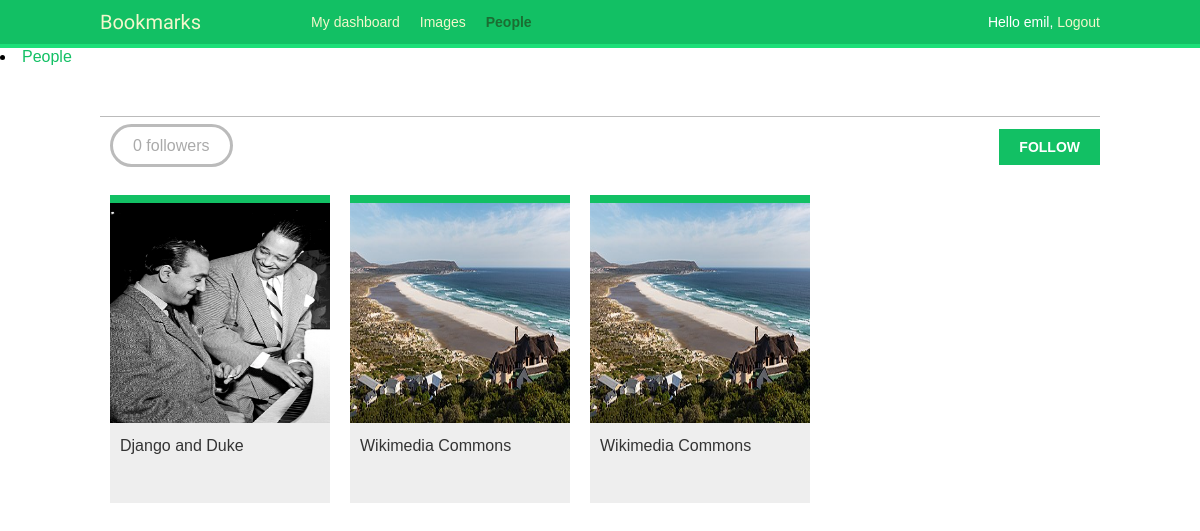
Page /account/users/emil/ (signed in) on the committed database.
### images/models.py (models this page shows, shortened)
class Image(models.Model):
    user = models.ForeignKey(settings.AUTH_USER_MODEL, related_name='images_created', on_delete=models.CASCADE)
    title = models.CharField(max_length=200)
    slug = models.SlugField(max_length=200, blank=True)
    url = models.URLField(max_length=2000)
    image = models.ImageField(upload_to='images/%Y/%m/%d/')
    total_likes = models.PositiveIntegerField(default=0)
    description = models.TextField(blank=True)
    created = models.DateField(auto_now_add=True)
    users_like = models.ManyToManyField(settings.AUTH_USER_MODEL,related_name='images_liked',blank=True)
    class Meta:
        indexes = [
            models.Index(fields=['-created']),
            models.Index(fields=['-total_likes']),
        ]
        ordering = ['-created']
    def get_absolute_url(self):
        return reverse('images:detail', args=[self.id,self.slug])

### account/views.py (the view)
# urls.py: path('users/<username>/', views.user_detail, name='user_detail'),
@login_required
def user_detail(request, username):
    user = get_object_or_404(User,
                             username=username,
                             is_active=True)
    return render(request,
                  'account/user/detail.html',
                  {'section': 'people',
                   'user': user})

### account/templates/account/user/detail.html (shortened to what this page needs)
{% extends "base.html" %}
{% load thumbnail %}
{% block content %}
  <h1>{{ user.get_full_name }}</h1>
  {% with total_followers=user.followers.count %}
    <span class="count">
      <span class="total">{{ total_followers }}</span>
      follower{{ total_followers|pluralize }}
    </span>
    <a href="#" data-id="{{ user.id }}" data-action="{% if request.user in user.followers.all %}un{% endif %}follow" class="follow button">
      {% if request.user not in user.followers.all %}
        Follow
      {% else %}
        Unfollow
      {% endif %}
    </a>
    <div id="image-list" class="image-container">
      {% include "images/image/list_images.html" with images=user.images_created.all %}
    </div>
  {% endwith %}
{% endblock %}

### account/templates/base.html (shortened to what this page needs)
{% load static %}
<!DOCTYPE html>
<html>
    <head>
        <link href="{% static "css/base.css" %}" rel="stylesheet">
    </head>
    <body>
        <div id="header">
            <span class="logo">Bookmarks</span>
            {% if request.user.is_authenticated %}
                <ul class="menu">
                    <li {% if section == "dashboard" %}class="selected"{% endif %}>
                        <a href="{% url "dashboard" %}">My dashboard</a>
                    </li>
                    <li {% if section == "images" %}class="selected"{% endif %}>
                        <a href="#">Images</a>
                    </li>
                    <li {% if section == "people" %}class="selected"{% endif %}>
                        <a href="#">People</a>
                    </li>
                </ul>
            {% endif %}
            <span class="user">
            {% if request.user.is_authenticated %}
                Hello {{ request.user.first_name|default:request.user.username }},
                <a href="{% url "logout" %}">Logout</a>
            {% else %}
                <a href="{% url "login" %}">Log-in</a>
            {% endif %}
            </span>
        </div>
        <li {% if section == "people" %}class="selected"{% endif %}>
            <a href="{% url "user_list" %}">People</a>
        </li>
        <div id="content">
            {% block content %}
            {% endblock %}
        </div>
    </body>
</html>

### images/templates/images/image/list_images.html
{% load thumbnail %}
{% for image in images %}
  <div class="image">
    <a href="{{ image.get_absolute_url }}">
      {% thumbnail image.image 300x300 crop="smart" as im %}
      <a href="{{ image.get_absolute_url }}">
        <img src="{{ im.url }}">
      </a>
    </a>
    <div class="info">
      <a href="{{ image.get_absolute_url }}" class="title">
        {{ image.title }}
      </a>
    </div>
  </div>
{% endfor %}

### account/static/css/base.css (style rules this page uses)
body { margin: 0; padding: 0; font-family: helvetica, sans-serif; }
a { color: #12c064; text-decoration: none; }
h1, h2, h3, h4, h5, h6 { font-family: 'Muli', sans-serif; font-weight: normal; }
h1 { border-bottom: 1px solid #bbb; padding: 0 0 10px 0; margin: 10px 0 20px 0; }
#header { padding: 10px 100px; font-size: 14px; background: #12c064; color: #fff; border-bottom: 4px solid #1cdf78; overflow: auto; }
#header .logo { font-family: 'Muli', sans-serif; float: left; color: #f3f7cc; font-size: 20px; margin-right: 10%; }
#header ul.menu { list-style: none; float: left; margin: 0; padding: 0; }
#header ul.menu li { float: left; padding: 4px 10px; }
#header ul.menu li.selected a, #header ul.menu li.selected a:hover { color: #1b6d32; font-weight: bold; }
#header a { color: #f3f7cc; }
#header .user { float: right; padding-top: 4px; }
#content { padding: 30px 100px; }
input[type=submit], a.button { font-weight: bold; background: #12c064; color: #fff; padding: 10px 20px; font-size: 14px; text-transform: uppercase; }
.count { color: #aaa; border: 3px solid #bbb; border-radius: 26px; padding: 10px 20px; margin: 20px 10px 0; }
a.like, a.follow { float: right; margin-top: -8px; }
#image-list { overflow: hidden; }
#image-list .image { float: left; width: 220px; height: 300px; margin: 0 10px 10px 10px; border-top: 8px solid #12c064; background: #eee; }
#image-list img { width: 220px; height: 220px; }
#image-list .info { padding: 10px; }
#image-list .info a { color: #333; }
.image-container { margin-top: 40px; }

### rows in the picture
Image: shows a picture, title "Django and Duke"
Image: title "Wikimedia Commons"
Image: title "Wikimedia Commons"

### other values in the picture
{{ request.user.first_name|default:request.user.username }} "emil"
{{ total_followers }} "0"
